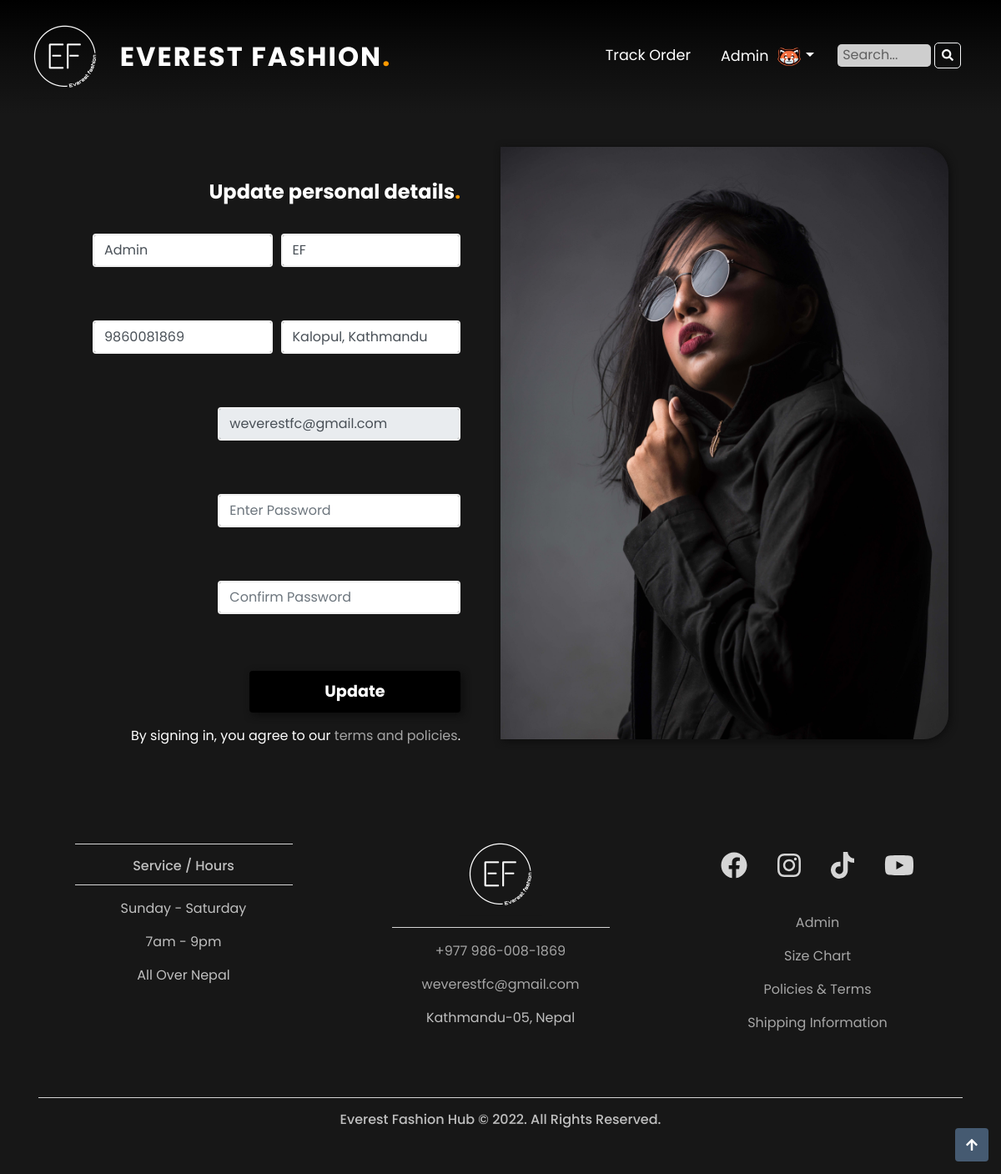
Page /signup.php (signed in) on the committed database.
### tables this page shows
CREATE TABLE `users` (
  `user_id` int(11) NOT NULL AUTO_INCREMENT,
  `fname` varchar(20) DEFAULT NULL,
  `lname` varchar(20) DEFAULT NULL,
  `phone` varchar(20) DEFAULT NULL,
  `address` varchar(50) DEFAULT NULL,
  `email` varchar(50) DEFAULT NULL,
  `PASSWORD` char(32) DEFAULT NULL,
  `role` varchar(10) DEFAULT 'customer',
  `reg_date` datetime DEFAULT current_timestamp(),
  `is_blocked` bit(1) DEFAULT b'0',
  PRIMARY KEY (`user_id`)
);

### signup.php (the view, shortened to what this page needs)
<!DOCTYPE html>
<html lang="en">
<head>
	<link rel="stylesheet" href="https://maxcdn.bootstrapcdn.com/bootstrap/4.0.0/css/bootstrap.min.css">
	<link rel="stylesheet" href="https://cdnjs.cloudflare.com/ajax/libs/OwlCarousel2/2.3.4/assets/owl.carousel.min.css" />
	<link rel="stylesheet" href="https://cdnjs.cloudflare.com/ajax/libs/OwlCarousel2/2.3.4/assets/owl.theme.default.min.css" />
	<link href="css/style.css" rel="stylesheet">
</head>
<body oncontextmenu="return false">
<?php include 'php/navigation.php'; ?>
<?php if(isset($_SESSION['user_id'])){
	include 'php/conn.php';
	$sql='select * from users where is_blocked=0 and user_id='.$_SESSION['user_id'];
	$res=mysqli_query($conn,$sql);
	$row=mysqli_fetch_assoc($res);
?>
<section class="form my-4 mx-5">
	<div class="container">
		<div class="row no-gutters">
			<div class="col-lg-6 px-5 pt-5">
				<h4 class="font-weight-bold py-2" style="text-align:right">Update personal details<span class="keyword">.</span></h4>
				<form class="form" id="form" method="post" action="php/update_user.php">
					<div class="form-row">
						<div class="col-lg-6">
							<div class="verify-form">
							<input type="text" id="fname" name="fname" placeholder="First Name" class="form-control my-1" required value="<?php echo $row['fname']; ?>">
		          </div>
						</div>
						<div class="col-lg-6">
							<div class="verify-form">
							<input type="text" id="lname" name="lname" placeholder="Last Name" class="form-control my-1" required value="<?php echo $row['lname']; ?>">
		          </div>
						</div>
					</div>
					<div class="form-row">
						<div class="col-lg-6">
							<div class="verify-form">
							<input type="text" id="phone" name="phone" placeholder="Phone" class="form-control my-1" required value="<?php echo $row['phone']; ?>">
		                	</div>
						</div>
						<div class="col-lg-6">
							<div class="verify-form">
							<input type="text" id="address" name="address" placeholder="Address" class="form-control my-1" required value="<?php echo $row['address']; ?>">
		                	</div>
						</div>
					</div>
					<div class="form-row">
						<div class="col-lg-4"></div>
						<div class="col-lg-8">
						<div class="verify-form">
							<input type="email" class="form-control my-1" disabled value="<?php echo $row['email']; ?>">
						</div>
						</div>
					</div>
					<div class="form-row">
						<div class="col-lg-4"></div>
						<div class="col-lg-8">
							<div class="verify-form">
							<input type="password" id="password" name="password" placeholder="Enter Password" class="form-control my-1" required>
							</div>
						</div>
					</div>
					<div class="form-row">
						<div class="col-lg-4"></div>
						<div class="col-lg-8">
							<div class="verify-form">
							<input type="password" id="repassword" name="repassword" placeholder="Confirm Password" class="form-control my-1" required>
							</div>
						</div>
					</div>
					<div class="form-row">
						<div class="col-lg-5"></div>
						<div class="col-lg-7">
							<button type="submit" name="submit" class="button login-btn mt-2">Update</button>
						</div>
					</div>
					<div style="text-align:right">
						<p>By signing in, you agree to our
						<a href="others.php?show=terms" class="bot-link">terms and policies</a>.</p>
					</div>
				</form>
			</div>
			<div class="col-lg-6">
				<img src="image/signup-model.jpg" class="img-fluid login-img-alt">
			</div>
		</div>
	</div>
</section>
<?php mysqli_close($conn); } ?>
<?php include 'php/footer.php'; ?>
</body>
</html>

### css/style.css (style rules this page uses)
html,body { height:100%; width:100%; font-family:'Poppins',sans-serif; color:white; background-color: #171717; }
.keyword { color:#ff9900; }
.bot-link { color:#a6a6a6; }
.verify-form input { border: 2px solid #f0f0f0; }
form .form-control { border: 2px solid #f0f0f0; }
section .row { border-radius: 30px; }
.login-img-alt { border-top-right-radius: 30px; border-bottom-right-radius: 30px; box-shadow: 2px 2px 10px #0d0d0d; }
.login-btn { border: none; outline: none; height: 50px; width: 100%; background-color: black; color: white; border-radius: 4px; font-weight: bold; transition: 0.3s ease; box-shadow: 3px 3px 10px #0d0d0d; font-size: 1.2em; }
[class*="col-"] { padding: 1rem; }

### rows in the picture
users: fname "Admin", lname "EF", phone "9860081869", address "Kalopul, Kathmandu", email "weverestfc@gmail.com"

### other values in the picture
$_SESSION['fname'] "Admin"
